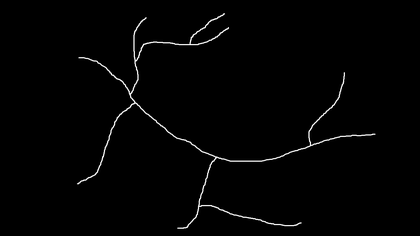
%> input picture Pseudo_crack_01.png, 420 x 236 px, shrunk from 1152 x 648 before the run
$ octave demo.m   (GNU Octave 9; MATLAB toolbox functions it lacks are replaced by stand-ins)
%> lines starting %> are read from the running program, lines starting %| are printed output that depends on the picture; in (x1, y1, x2, y2) boxes, pixels count from 0 and x2, y2 are one past the last pixel; in counts of white or black regions, pixels touching at a corner belong together; the program's own positions count from 1
### cracksSplitter.m
function cracksSplitter(tileHeight, tileWidth, overlapRatio, ...
                        difference_limit, color_image, binary_image, writeImage)
%//%************************************************************************%
%//%*                         Crack Splitter						       *%
%//%*           Splits the cracks with/without overlap region              *%
%//%*           Increases the crack dataset by spliiting the cracks        *%
%//%*                                                                      *%
%//%*             Name: Preetham Manjunatha    		                       *%
%//%*             Github link: https://github.com/preethamam               %*
%//%*             Submission Date: 01/26/2022                              *%
%//%************************************************************************%
%//%*             Viterbi School of Engineering,                           *%
%//%*             Sonny Astani Dept. of Civil Engineering,                 *%
%//%*             University of Southern california,                       *%
%//%*             Los Angeles, California.                                 *%
%//%************************************************************************%
%
%***************************************************************************%
%
% Usage: metrics  = multiclass_metrics_common(confmat)
% Inputs:   tileHeight          - Split tile height (pixels)
%           tileWidth           - Split tile width (pixels)
%           overlapRatio        - Overlap ratio between two adjacent tiles
%                                 (0.0-1.0)
%           difference_limit    - Difference between adjacent tile
%                                 (integer - usually kept 5 pixels)
%           binary_image        - binary image (original)
%           writeImage          - Save/write split/cropped images as .png
%                                 (1 or 0 - on/off)
%
%
% Outputs: Saved images / Bounding boxes image
%
% Authors: Preetham Manjunatha, Ph.D.
%          Mohsin Sheikh
%

% Get image sizes
[image_rows, image_cols] = size(binary_image);

% Obtain crack strands
strand_collection = branchPointDetection(binary_image);

% Save image counter
image_counter = 0;

% Display figure
figure; imshow(binary_image)
hold on;
for i = 1:length(strand_collection)
    current_strand = strand_collection{i};
    start_point = current_strand.points(1,:);
    create_bounding_box(color_image, start_point, image_rows, image_cols, writeImage, image_counter, ...
                        tileWidth, tileHeight)
    end_point = current_strand.points(end,:);
    for point = 1:length(current_strand.points)
        if( current_strand.points(point,:) == end_point)
            special_box_end_point(color_image, start_point,current_strand.points(point,:), image_rows, ...
                image_cols, writeImage, image_counter, tileWidth, tileHeight)
            break
        end
        l = abs(current_strand.points(point,2) - start_point(2));
        w = abs(current_strand.points(point,1) - start_point(1));
        if(overlapRatio ~= 0 && (((tileWidth-l)==0) || ((tileHeight-w)==0)))
            disp("point does not exist");
            break
        end
        if((((tileWidth-l)*(tileHeight-w))-tileHeight*tileWidth*overlapRatio)<=difference_limit)
            create_bounding_box(color_image, current_strand.points(point,:), image_rows, image_cols , ...
                writeImage, image_counter, tileWidth, tileHeight)
            start_point = current_strand.points(point,:);
        end
    end
end
end

%--------------------------------------------------------------------------------------------------
% Auxillary functions
%--------------------------------------------------------------------------------------------------
% End point is already exists
% [7 lines left out: function special_box_end_point, not called in this run]

% Bounding box maker
% [23 lines left out: function create_bounding_box, not called in this run]

### demo.m
%//%************************************************************************%
%//%*                         Crack Splitter						       *%
%//%*           Splits the cracks with/without overlap region              *%
%//%*           Increases the crack dataset by spliiting the cracks        *%
%//%*                                                                      *%
%//%*             Name: Preetham Manjunatha    		                       *%
%//%*             Github link: https://github.com/preethamam               %*
%//%*             Submission Date: 01/26/2022                              *%
%//%************************************************************************%
%//%*             Viterbi School of Engineering,                           *%
%//%*             Sonny Astani Dept. of Civil Engineering,                 *%
%//%*             University of Southern california,                       *%
%//%*             Los Angeles, California.                                 *%
%//%************************************************************************%
clear; close all; clc;
Start = tic;
clcwaitbarz = findall(0,'type','figure','tag','TMWWaitbar');
delete(clcwaitbarz);

%% Inputs
tileHeight = 50;  % tile height
tileWidth = 100;  % tile width
overlapRatio = 0.2; % overlap bewteen adjacent tiles
difference_limit = 5; % Pixel difference
writeImage = 0;  % write/save spilt images

%% Load images
% Read image
color_image = imread('Pseudo_crack_01.png');
%> color_image is the input picture: size 236x420x3 uint8; min 0, max 255, mean 3.1
grey_image = rgb2gray(color_image);
binary_image = imbinarize(grey_image);
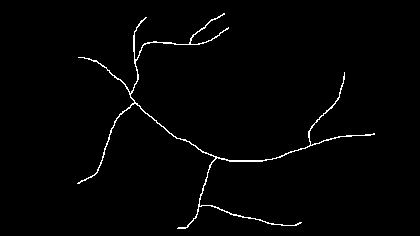
%> binary_image: size 236x420 logical; 1.4% white in thin lines or dots, all inside (x1, y1, x2, y2) = (77, 13, 375, 229)
binary_image = bwmorph(binary_image,'thin',Inf);
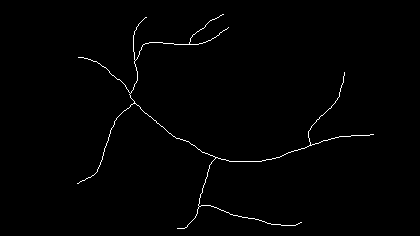
%> binary_image: size 236x420 logical; 0.88% white in thin lines or dots, all inside (x1, y1, x2, y2) = (77, 14, 374, 229)

%% Split cracks and save
cracksSplitter(tileHeight, tileWidth, overlapRatio, difference_limit, color_image, ...
                binary_image, writeImage)
%> the run ends on the next line
